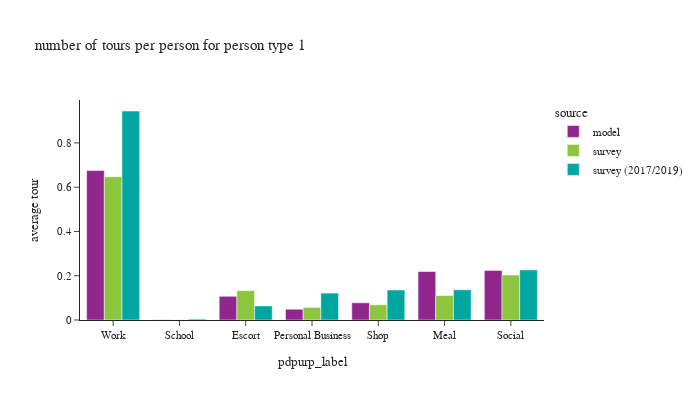

Notebook source saved alongside this figure:
### Code cell
plot_by_pptyp(df_tour, '1')

### Figure 1 — Plotly figure (JSON) as saved in the notebook; plotly's stock layout.template omitted (floating-point values rounded to 4 significant figures)
{"data": [{"alignmentgroup": "True", "hovertemplate": "source=model<br>pdpurp_label=%{x}<br>average tour=%{y}<extra></extra>", "legendgroup": "model", "marker": {"color": "#91268F", "pattern": {"shape": ""}}, "name": "model", "offsetgroup": "model", "orientation": "v", "showlegend": true, "textposition": "auto", "type": "bar", "x": ["Work", "School", "Escort", "Personal Business", "Shop", "Meal", "Social"], "xaxis": "x", "y": [0.6752, 0.0009421, 0.1071, 0.04868, 0.07778, 0.2191, 0.2238], "yaxis": "y"}, {"alignmentgroup": "True", "hovertemplate": "source=survey<br>pdpurp_label=%{x}<br>average tour=%{y}<extra></extra>", "legendgroup": "survey", "marker": {"color": "#8CC63E", "pattern": {"shape": ""}}, "name": "survey", "offsetgroup": "survey", "orientation": "v", "showlegend": true, "textposition": "auto", "type": "bar", "x": ["Work", "School", "Escort", "Personal Business", "Shop", "Meal", "Social"], "xaxis": "x", "y": [0.6473, 0.0008286, 0.1328, 0.05694, 0.06869, 0.1105, 0.2031], "yaxis": "y"}, {"alignmentgroup": "True", "hovertemplate": "source=survey (2017/2019)<br>pdpurp_label=%{x}<br>average tour=%{y}<extra></extra>", "legendgroup": "survey (2017/2019)", "marker": {"color": "#00A7A0", "pattern": {"shape": ""}}, "name": "survey (2017/2019)", "offsetgroup": "survey (2017/2019)", "orientation": "v", "showlegend": true, "textposition": "auto", "type": "bar", "x": ["Work", "School", "Escort", "Personal Business", "Shop", "Meal", "Social"], "xaxis": "x", "y": [0.9442, 0.004115, 0.0632, 0.1216, 0.1354, 0.1364, 0.2265], "yaxis": "y"}], "layout": {"barmode": "group", "font": {"size": 11}, "height": 400, "legend": {"title": {"text": "source"}, "tracegroupgap": 0}, "title": {"text": "number of tours per person for person type 1"}, "width": 700, "xaxis": {"anchor": "y", "domain": [0, 1], "title": {"text": "pdpurp_label"}}, "yaxis": {"anchor": "x", "domain": [0, 1], "tickformat": ".2", "title": {"text": "average tour"}}}}
